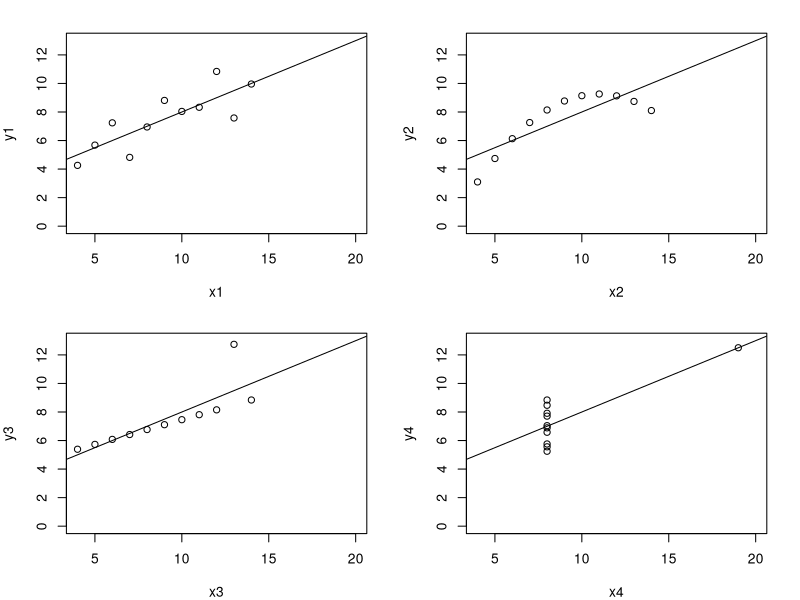
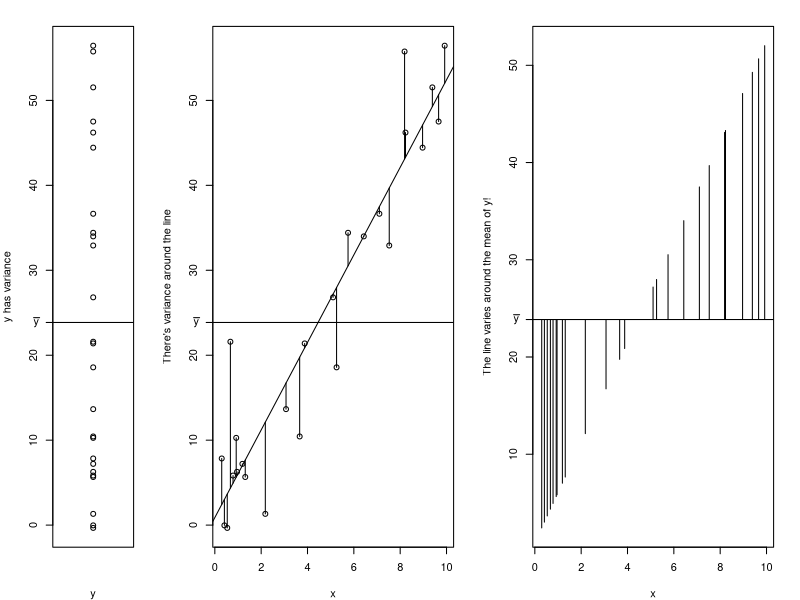
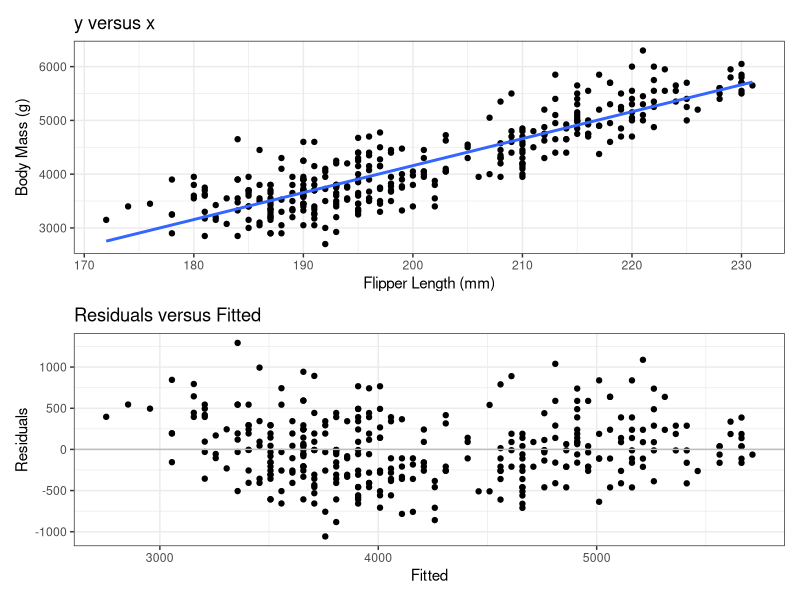
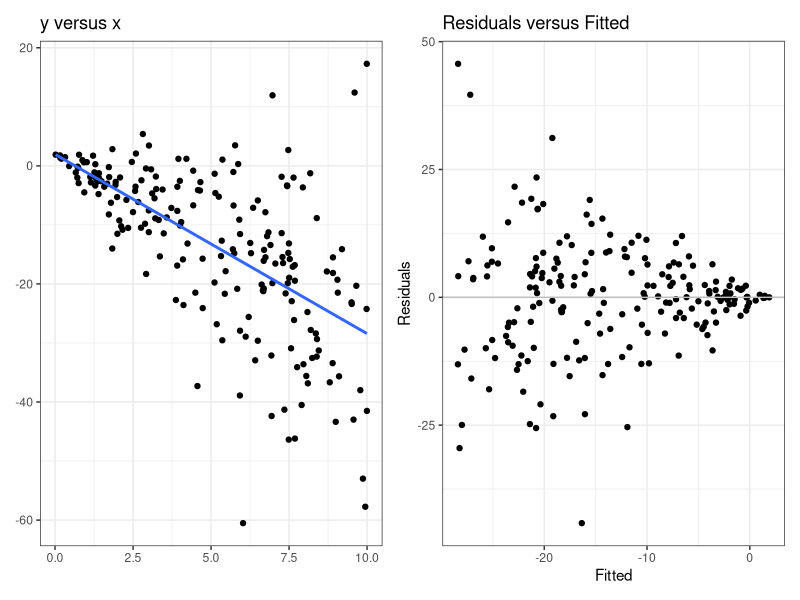
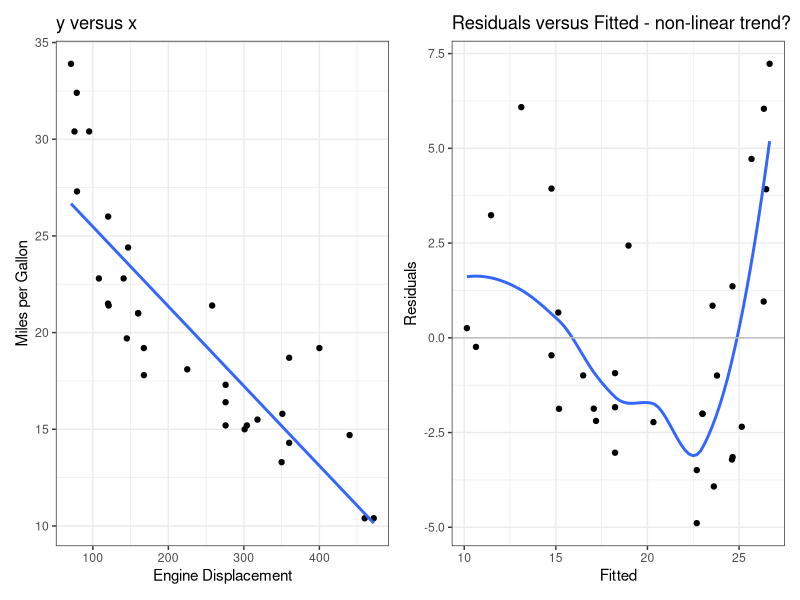
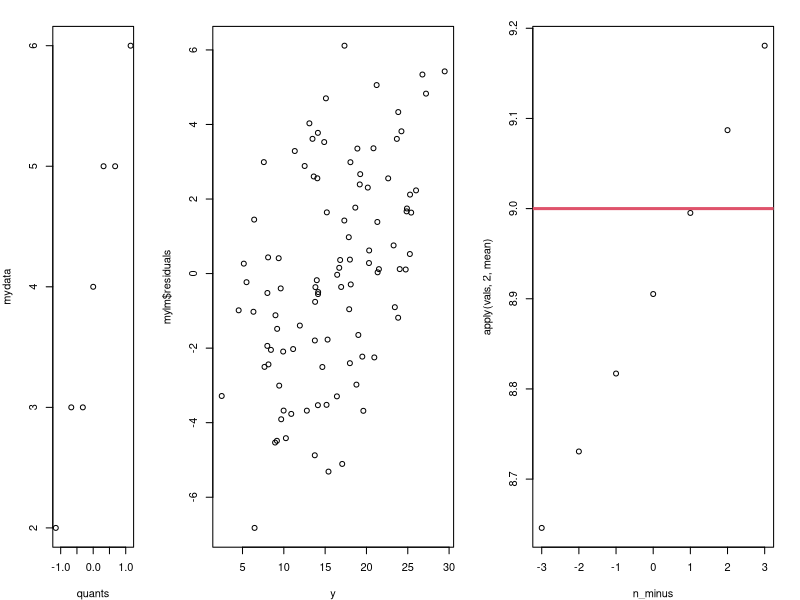
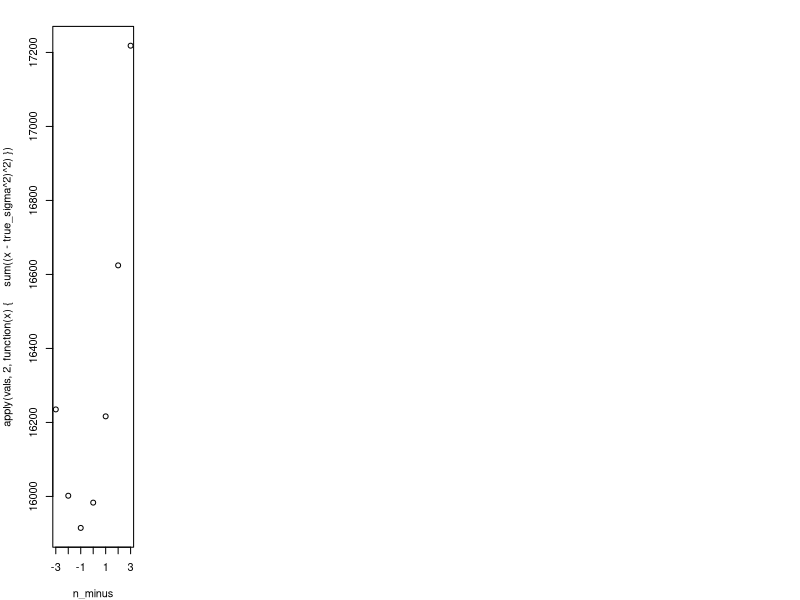
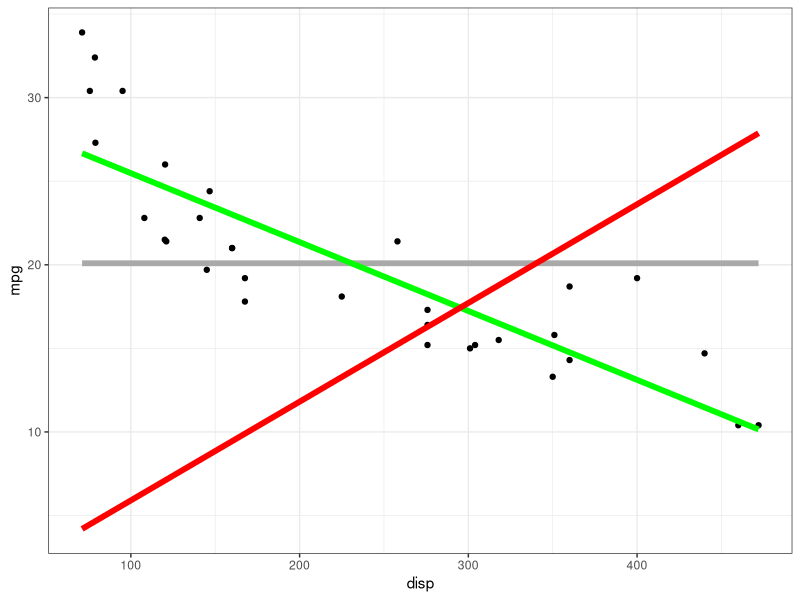

R code for these plots, in order:
## ---- chunk 1
#| label: setup
#| include: false
set.seed(2112)
## ---- chunk 2
#| echo: false
#| label: anscombe1

xs <- paste0("x", 1:4)
ys <- paste0("y", 1:4)

df1 <- data.frame(data_set = 1:4,
    xbar = sapply(xs, function(x) mean(anscombe[, x])),
    sigma_x = sapply(xs, function(x) sd(anscombe[, x])),
    ybar = sapply(ys, function(y) mean(anscombe[, y])),
    sigma_y = sapply(ys, function(y) sd(anscombe[, y])),
    corr = sapply(1:4, function(i) cor(anscombe[, xs[i]], anscombe[, ys[i]]))
) 
rownames(df1) <- NULL
df1 |>
    knitr::kable(row.names = FALSE)

## ---- chunk 3
#| label: anscombe2
#| echo: false
#| fig-height: 5
#| fig-width: 10

par(mfrow = c(2, 2), mar = c(4, 4, 2, 2))
for (i in 1:4) {
    plot(x = anscombe[, xs[i]], y = anscombe[, ys[i]],
        xlab = paste0("x", i), ylab = paste0("y", i),
        ylim = c(0,13), xlim = c(4,20))
    abline(lm(anscombe[, ys[i]] ~ anscombe[, xs[i]]))
}
## ---- chunk 4
#| label: R2_demo
#| fig-height: 4.5
#| fig-width: 6
layout(mat = matrix(c(1,2,3), nrow = 1), widths = c(0.5,1,1))
set.seed(18)
x <- runif(25, 0, 10)
y <- rnorm(25, 2 + 5*x, 6)

plot(rep(1, 25), y, xlab = "y", ylab = "y has variance", xaxt = "n")
abline(h = mean(y))
axis(2, mean(y), bquote(bar(y)), las = 1)

plot(x, y, ylab = "There's variance around the line")
abline(lm(y~x))
abline(h = mean(y))
axis(2, mean(y), bquote(bar(y)), las = 1)

mids <- predict(lm(y~x))
for(i in seq_along(mids)){
    lines(x = rep(x[i], 2), y = c(y[i], mids[i]), col = 1)
}

mids <- predict(lm(y~x))
plot(mids ~ x, type = "n", ylab = "The line varies around the mean of y!")
for(i in seq_along(mids)){
    lines(x = rep(x[i], 2), y = c(mean(y), mids[i]))
}
axis(2, at = mean(y), labels = bquote(bar(y)), las = 1)
abline(h = mean(y))
## ---- chunk 5
#| label: resids_vs_fitted
#| fig-height: 5
#| fig-width: 5
library(ggplot2)
theme_set(theme_bw())
library(patchwork)
library(broom)
library(palmerpenguins)

penguins <- penguins[complete.cases(penguins),]

g1 <- ggplot(penguins) + 
    aes(x = flipper_length_mm, y = body_mass_g) +
    geom_point() +
    geom_smooth(method = "lm", se = FALSE, formula = y~x) +
    labs(x = "Flipper Length (mm)",
        y = "Body Mass (g)",
        title = "y versus x")

plm <- lm(body_mass_g ~ flipper_length_mm, data = penguins)

p2 <- augment(plm)

g2 <- ggplot(p2) + 
    aes(x = .fitted, y = .resid) + 
    geom_point() +
    geom_hline(yintercept = 0, col = "grey") +
    labs(x = "Fitted", y = "Residuals", title = "Residuals versus Fitted")


g1 / g2
## ---- chunk 6
#| label: heteroskedastic
x <- runif(200, 0, 10)
y0 <- 2 - 3*x
y <- y0 + rnorm(length(x), 0, 2 * x)

g1 <- ggplot() + 
    aes(x = x, y = y) + 
    geom_point() + 
    geom_smooth(se = FALSE, method = "lm", formula = y~x) +
    labs(x = NULL, y = NULL, title = "y versus x")

xydf <- augment(lm(y ~ x))

g2 <- ggplot(xydf) +
    aes(x = .fitted, y = .resid) + 
    geom_point() +
    geom_hline(yintercept = 0, col = "grey") +
    labs(x = "Fitted", y = "Residuals", title = "Residuals versus Fitted")

g1 + g2
## ---- chunk 7
#| label: non-linear-trend
## fig-height: 4
## fig-width: 8
g1 <- ggplot(mtcars) + 
    aes(x = disp, y = mpg) + 
    geom_point() + 
    geom_smooth(se = FALSE, method = "lm", formula = y~x) +
    labs(x = "Engine Displacement", y = "Miles per Gallon", title = "y versus x")

mtdf <- augment(lm(mpg ~ disp, data = mtcars))

g2 <- ggplot(mtdf) +
    aes(x = .fitted, y = .resid) + 
    geom_point() +
    geom_smooth(se = FALSE) +
    geom_hline(yintercept = 0, col = "grey") +
    labs(x = "Fitted", y = "Residuals", title = "Residuals versus Fitted - non-linear trend?")

g1 + g2
## ---- chunk 8
#| label: qq-demo
#| echo: true
#| fig-height: 4
mydata <- c(2, 3, 3, 4, 5, 5, 6)
quants <- qnorm(c(
    0.125, 0.25, 0.375, 0.5, 
    0.625, 0.75, 0.875))
plot(mydata ~ quants)
## ---- chunk 9
#| label: resids-vs-observed
#| code-fold: false
n <- 100
x <- runif(n, 0, 10)
e <- rnorm(n, 0, 3)
y <- 5 + 2*x + e

mylm <- lm(y ~ x)
plot(mylm$residuals ~ y)
## ---- chunk 10
#| label: var-covar-resids
#| code-fold: false
cov(mylm$residuals, y)
var(mylm$residuals)
## ---- chunk 11
#| label: mle_bias_1
#| code-fold: false
n <- 100
true_sigma <- 3

n_minus <- seq(-3, 3, 1)
vals <- matrix(ncol = length(n_minus), nrow = 10000)
for (i in 1:10000) {
    y <- rnorm(n, 0, true_sigma)
    vals[i, ] <- sum((y - mean(y))^2) / (n - n_minus)
}

apply(vals, 2, mean) |> plot(x = n_minus, y = _)
abline(h = true_sigma^2, lwd = 3, col = 2)
## ---- chunk 12
#| label: mle_bias_2
#| code-fold: false
apply(vals, 2, function(x) {
    sum((x - true_sigma^2)^2)
}) |> plot(x = n_minus, y = _)
## ---- chunk 13
#| label: no-intercept
#| code-fold: false

ggplot(mtcars) + 
    aes(x = disp, y = mpg) +
    geom_point() +
    geom_smooth(method = "lm", se = FALSE, formula = y ~ 1, colour = "darkgrey", linewidth = 2) +
    geom_smooth(method = "lm", se = FALSE, formula = y ~ x, colour = "green", linewidth = 2) +
    geom_smooth(method = "lm", se = FALSE, formula = y ~ 0 + x, colour = "red", linewidth = 2)

# Model with an intercept (the usual model)
lm_with <- lm(mpg ~ disp, data = mtcars)
# Using "0 +" forces the intercept to be 0
lm_without <- lm(mpg ~ 0 + disp, data = mtcars)
## ---- chunk 14
#| label: no-intercept-solution
#| code-fold: false

anova(lm_with)
anova(lm_without)
